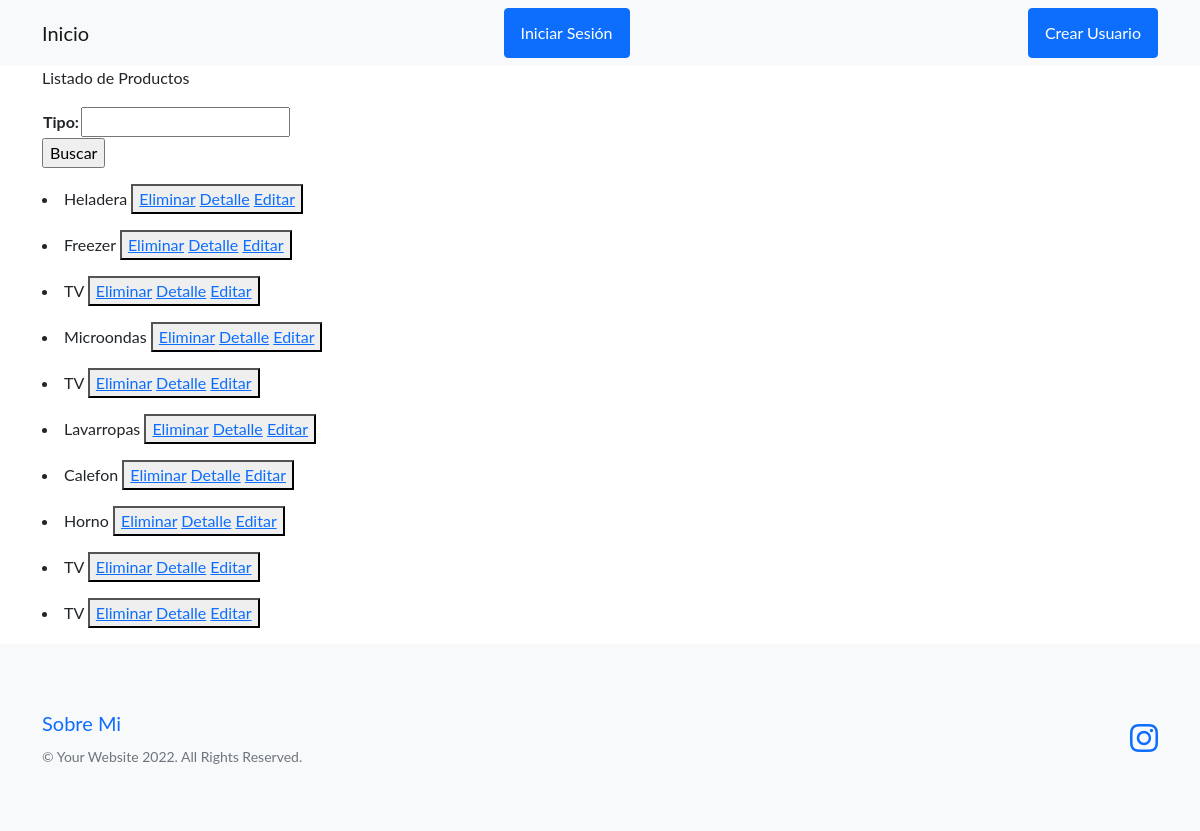
The app's page /ver_producto/ with its own data.
### mercaderia/models.py (models this page shows, shortened)
class producto(models.Model):
    tipo = models.CharField(max_length=30)
    modelo = models.IntegerField()
    descripcion= models.CharField(max_length=50, null=True)

### mercaderia/views.py (the view)
# urls.py: path('ver_producto/', views.ver_producto, name='ver_productos'),
def ver_producto(request):
    tipo=request.GET.get('tipo', None)
    if tipo:
        productos = producto.objects.filter(tipo__icontains=tipo)
    else:
        productos=producto.objects.all()
    formulario= FormularioBusqueda()
    return render(request, 'mercaderia/ver_producto.html',{"productos": productos, 'formulario':formulario})

### mercaderia/forms.py
class FormularioBusqueda(forms.Form):
    tipo=forms.CharField(max_length=30, required=False)

### mercaderia/templates/mercaderia/ver_producto.html (shortened to what this page needs)
{% extends 'mercaderia/base.html' %}
{% block Personal %}
<p>Listado de Productos</p>
<form action={% url 'ver_productos' %} method="GET">
    <table>
        {{formulario}}
    </table>
    <input type="submit" value="Buscar">
</form>
<p>
 {% for producto in productos %}
    <li> {{producto.tipo}}
            <button>
            <a class="brand" href={% url 'eliminarM' producto.id %}>Eliminar</a>
            <a class="brand" href={% url 'ver_producto' producto.id %}>Detalle</a>
            <a class="brand" href={% url 'editar_prod' producto.id %}>Editar</a>
            </button>
    </li>
</p>
 {% endfor %}
{% endblock Personal %}

### records on screen
producto: tipo "Heladera"
producto: tipo "Freezer"
producto: tipo "TV"
producto: tipo "Microondas"
producto: tipo "TV"
producto: tipo "Lavarropas"
producto: tipo "Calefon"
producto: tipo "Horno"
producto: tipo "TV"
producto: tipo "TV"
